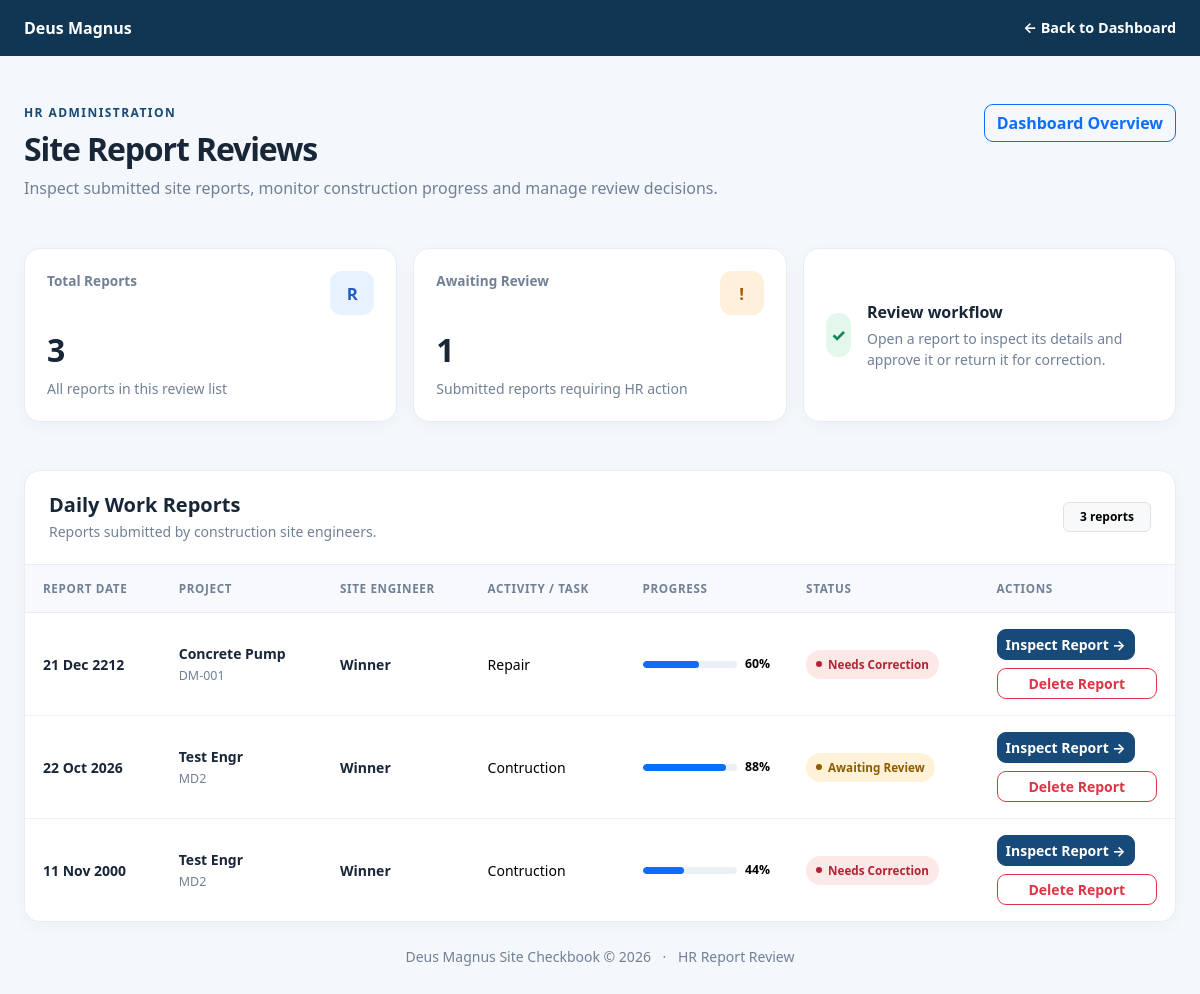
/site-checkbook/reviews/ (signed in), run on an earlier commit of the app's database.
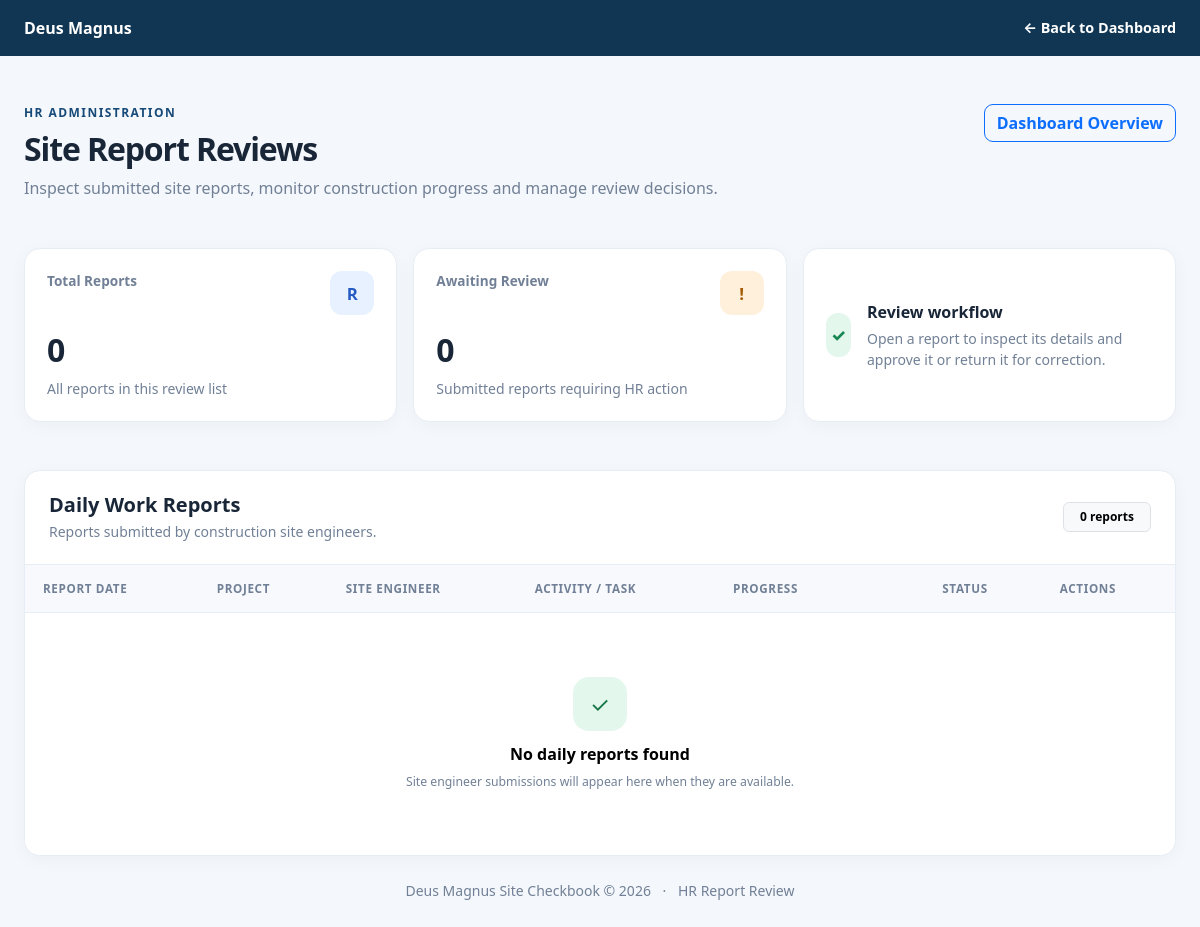
And on a later commit of the database.
### site_checkbook/models.py (models this page shows, shortened)
class SiteActivity(models.Model):
    STATUS_CHOICES = [
        ("draft", "Draft"),
        ("submitted", "Submitted"),
        ("reviewed", "Reviewed"),
        ("returned", "Returned for Correction"),
    ]
    project = models.ForeignKey(
        Project,
        on_delete=models.PROTECT,
        related_name="activities",
    )
    engineer = models.ForeignKey(
        settings.AUTH_USER_MODEL,
        on_delete=models.PROTECT,
        related_name="site_activities",
    )
    activity_date = models.DateField()
    work_type = models.CharField(max_length=150)
    work_description = models.TextField()
    workers_count = models.PositiveIntegerField(default=0)
    progress_percentage = models.PositiveSmallIntegerField(
        default=0,
        validators=[
            MinValueValidator(0),
            MaxValueValidator(100),
        ],
    )
    materials_used = models.TextField(blank=True)
    challenges = models.TextField(blank=True)
    safety_observations = models.TextField(blank=True)
    next_day_plan = models.TextField(blank=True)
    status = models.CharField(
        max_length=20,
        choices=STATUS_CHOICES,
        default="draft",
    )
    created_at = models.DateTimeField(auto_now_add=True)
    updated_at = models.DateTimeField(auto_now=True)
    class Meta:
        ordering = ["-activity_date", "-created_at"]

class Project(models.Model):
    name = models.CharField(max_length=200)
    project_code = models.CharField(max_length=50, unique=True)
    client = models.CharField(max_length=200, blank=True)
    site_location = models.CharField(max_length=255)
    description = models.TextField(blank=True)
    engineers = models.ManyToManyField(
        settings.AUTH_USER_MODEL,
        related_name="checkbook_projects",
        blank=True,
    )
    is_active = models.BooleanField(default=True)
    created_at = models.DateTimeField(auto_now_add=True)
    class Meta:
        ordering = ["name"]

### site_checkbook/views.py (the view)
@login_required
def review_queue(request):
    if not is_hr_reviewer(request.user):
        raise PermissionDenied
    activities = (
        SiteActivity.objects
        .select_related("project", "engineer")
        .order_by("-activity_date", "-created_at")
    )
    context = {
        "activities": activities,
        "pending_count": activities.filter(status="submitted").count(),
        "is_reviewer": True,
        "can_manage_projects": can_manage_projects(request.user),
    }
    return render(
        request,
        "site_checkbook/review_queue.html",
        context,
    )

### site_checkbook/permissions.py (called while the page is built)
def can_manage_projects(user):
    if not user.is_authenticated:
        return False
    return (
        user.is_superuser
        or user.groups.filter(
            name__in=["HR", "Supervisors", "Project Managers"]
        ).exists()
    )

### site_checkbook/views.py (called while the page is built)
def is_hr_reviewer(user):
    return (
        user.is_authenticated
        and (
            user.is_superuser
            or user.groups.filter(name__in=["HR", "Supervisors"]).exists()
        )
    )

### templates/site_checkbook/review_queue.html (shortened to what the changed rows need)
<!DOCTYPE html>
<html lang="en">
<head>
    <link href="https://cdn.jsdelivr.net/npm/bootstrap@5.3.3/dist/css/bootstrap.min.css" rel="stylesheet">
</head>
<body>
<main class="container-fluid page-wrap px-3 px-lg-4 py-4 py-lg-5">
    <div class="d-flex flex-wrap justify-content-between align-items-start gap-3 mb-4 mb-lg-5">
        <div>
            <h1 class="page-title h2 mb-2">Site Report Reviews</h1>
        </div>
    </div>
    <div class="row g-3 mb-4 mb-lg-5">
        <div class="col-6 col-xl-4">
            <div class="stat-card">
                <div class="d-flex justify-content-between align-items-start gap-2 mb-3">
                    <span class="stat-label">Total Reports</span>
                    <span class="stat-icon icon-blue">R</span>
                </div>
                <div class="stat-value">{{ activities|length }}</div>
                <div class="small muted mt-2">All reports in this review list</div>
            </div>
        </div>
        <div class="col-6 col-xl-4">
            <div class="stat-card">
                <div class="d-flex justify-content-between align-items-start gap-2 mb-3">
                    <span class="stat-label">Awaiting Review</span>
                    <span class="stat-icon icon-orange">!</span>
                </div>
                <div class="stat-value">{{ pending_count }}</div>
                <div class="small muted mt-2">Submitted reports requiring HR action</div>
            </div>
        </div>
    </div>
    <section class="panel overflow-hidden">
        <div class="panel-heading d-flex flex-wrap justify-content-between align-items-center gap-3">
            <div>
                <h2 class="h5 fw-bold mb-1">Daily Work Reports</h2>
                <p class="small muted mb-0">Reports submitted by construction site engineers.</p>
            </div>
            <span class="badge text-bg-light border px-3 py-2">
                {{ activities|length }} report{{ activities|length|pluralize }}
            </span>
        </div>
        <div class="table-responsive">
            <table class="table">
                <thead>
                    <tr>
                        <th>Report Date</th>
                        <th>Project</th>
                        <th>Site Engineer</th>
                        <th>Activity / Task</th>
                        <th style="min-width:145px;">Progress</th>
                        <th>Status</th>
                        <th>Actions</th>
                    </tr>
                </thead>
                <tbody>
                    {% for activity in activities %}
                        <tr>
                            <td class="text-nowrap">
                                <span class="record-title">{{ activity.activity_date|date:"d M Y" }}</span>
                            </td>
                            <td>
                                <span class="record-title">{{ activity.project.name }}</span>
                                <div class="record-subtitle">{{ activity.project.project_code }}</div>
                            </td>
                            <td>
                                <span class="record-title">
                                    {{ activity.engineer.get_full_name|default:activity.engineer.username }}
                                </span>
                            </td>
                            <td>{{ activity.work_type }}</td>
                            <td>
                                <div class="d-flex align-items-center gap-2">
                                    <div class="progress flex-grow-1"
                                         role="progressbar"
                                         aria-label="Construction progress"
                                         aria-valuenow="{{ activity.progress_percentage }}"
                                         aria-valuemin="0"
                                         aria-valuemax="100">
                                        <div class="progress-bar js-progress-bar"
                                             data-progress="{{ activity.progress_percentage }}"
                                             style="width:0%;"></div>
                                    </div>
                                    <small class="fw-semibold text-nowrap">
                                        {{ activity.progress_percentage }}%
                                    </small>
                                </div>
                            </td>
                            <td>
                                {% if activity.status == "submitted" %}
                                    <span class="status-pill status-submitted">Awaiting Review</span>
                                {% elif activity.status == "reviewed" %}
                                    <span class="status-pill status-reviewed">Reviewed</span>
                                {% elif activity.status == "returned" %}
                                    <span class="status-pill status-returned">Needs Correction</span>
                                {% else %}
                                    <span class="status-pill status-draft">{{ activity.status|title }}</span>
                                {% endif %}
                            </td>
                            <td>
                                <a href="{% url 'site_checkbook:activity_detail' activity.pk %}"
                                   class="btn btn-sm btn-primary text-nowrap">
                                    Inspect Report &rarr;
                                </a>
                                {% if can_manage_projects %}
                                    <form method="post"
                                          action="{% url 'site_checkbook:delete_activity' activity.pk %}"
                                          class="mt-2"
                                          onsubmit="return confirm('Permanently delete this report and its attached photos? This cannot be undone.');">
                                        <button type="submit" class="btn btn-sm btn-outline-danger w-100">
                                            Delete Report
                                        </button>
                                    </form>
                                {% endif %}
                            </td>
                        </tr>
                    {% empty %}
                        <tr>
                            <td colspan="7">
                                <div class="empty-state">
                                    <div class="empty-icon">✓</div>
                                    <h3 class="h6 fw-bold">No daily reports found</h3>
                                    <p class="muted small mb-0">
                                        Site engineer submissions will appear here when they are available.
                                    </p>
                                </div>
                            </td>
                        </tr>
                    {% endfor %}
                </tbody>
            </table>
        </div>
    </section>
</main>
</body>
</html>

What changed in the data, as far as the page shows it:
removed SiteActivity: activity_date "21 Dec 2212", project.name "Concrete Pump", project.project_code "DM-001", engineer.get_full_name "Winner", work_type "Repair", progress_percentage "60", status "Needs Correction"
removed SiteActivity: activity_date "22 Oct 2026", project.name "Test Engr", project.project_code "MD2", engineer.get_full_name "Winner", work_type "Contruction", progress_percentage "88", status "Awaiting Review"
removed SiteActivity: activity_date "11 Nov 2000", project.name "Test Engr", project.project_code "MD2", engineer.get_full_name "Winner", work_type "Contruction", progress_percentage "44", status "Needs Correction"
Also different on the page:
{{ activities|length }}: "3" → "0"
{{ pending_count }}: "1" → "0"
text now shown: "✓ No daily reports found Site engineer submissions will appear here when they are available."
